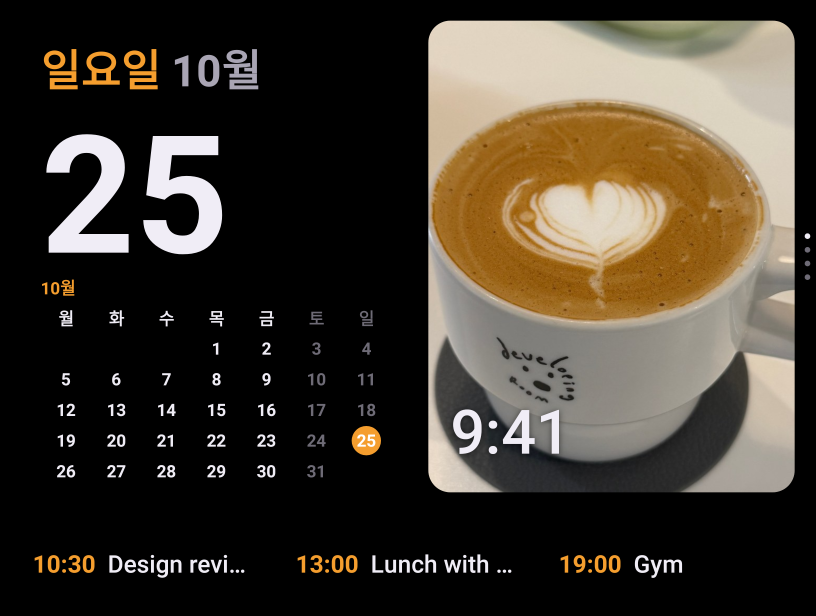
#> input picture screenshots/fold8_inner_land_photos.png, 2446 x 1847 px (shown at 1/3 size)
$ python make-social-preview.py
#> lines starting #> are read from the running program, lines starting #| are printed output that depends on the picture; after the words box and inside, x2 and y2 are one past the last pixel; in counts of white or black regions, pixels touching at a corner belong together
#!/usr/bin/env python3
"""GitHub 소셜 미리보기 이미지(1280×640)를 만든다. 화면 그림은 screenshots/에서 가져온다.
    python3 scripts/make-social-preview.py
만든 뒤 GitHub 저장소 Settings › Social preview에 직접 올린다(API로는 못 바꾼다).
"""
from pathlib import Path
from PIL import Image, ImageDraw, ImageFont

ROOT = Path(__file__).resolve().parent.parent
KO = "/System/Library/Fonts/AppleSDGothicNeo.ttc"
NUNITO = ROOT / "app/src/main/res/font/nunito.ttf"

W, H = 1280, 640
bg = Image.new("RGB", (W, H), (10, 10, 12))
d = ImageDraw.Draw(bg)


def ko(size, idx):
    return ImageFont.truetype(KO, size, index=idx)


def shot(path, h=None, w=None, r=20):
#> called with w = 600, r = 22
    im = Image.open(path).convert("RGB")
    if w:
        h = round(im.height * w / im.width)
#> h = 453
    else:
        w = round(im.width * h / im.height)
    im = im.resize((w, h), Image.LANCZOS)
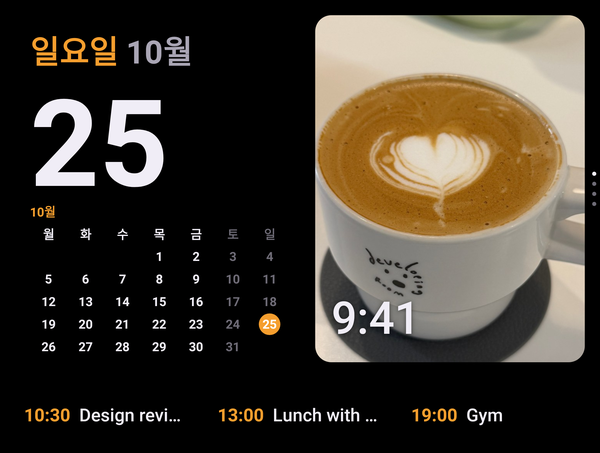
#> im: PIL image 600x453 RGB; mean R, G, B 65.3, 57.7, 46.9
    m = Image.new("L", (w, h), 0)
#> m: PIL image 600x453 L; every value is 0
    ImageDraw.Draw(m).rounded_rectangle((0, 0, w - 1, h - 1), r, fill=255)
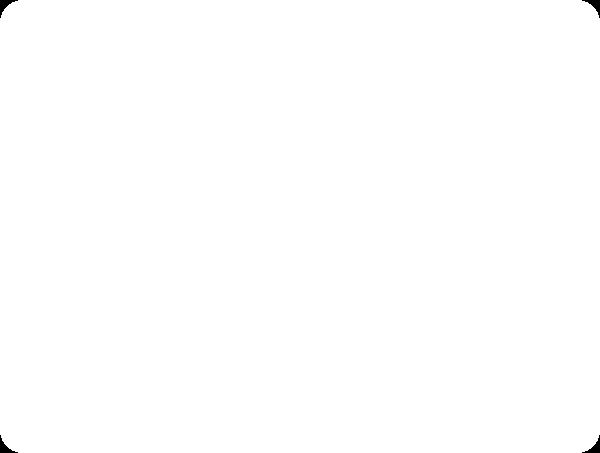
#> m: PIL image 600x453 L; 99.8% white; 4 black regions, box (x1, y1, x2, y2) and area: (0, 0, 18, 18) 111, (582, 0, 600, 18) 111, (0, 435, 18, 453) 111, (582, 435, 600, 453) 111
    return im, m


def framed(img, mask, x, y, r):
    d.rounded_rectangle((x - 6, y - 6, x + img.width + 5, y + img.height + 5), r + 6, fill=(10, 10, 12))
    d.rounded_rectangle((x - 3, y - 3, x + img.width + 2, y + img.height + 2), r + 3, fill=(52, 52, 58))
    bg.paste(img, (x, y), mask)


big, bm = shot(ROOT / "screenshots/fold8_inner_land_photos.png", w=600, r=22)
bx, by = W - big.width - 44, (H - big.height) // 2 - 30
#> bx = 636; by = 63
framed(big, bm, bx, by, 22)
#> in framed, `bg.paste(img, (x, y), mask)`:
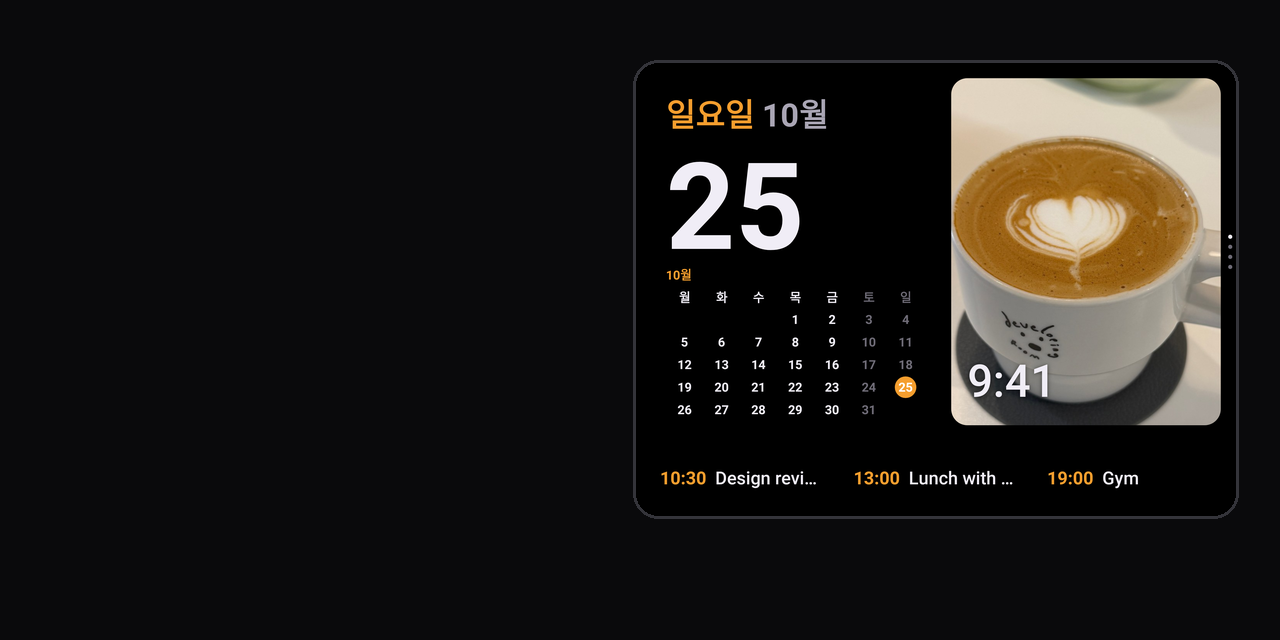
#> bg: PIL image 1280x640 RGB; mean R, G, B 28.7, 26.1, 23.9
tall, tm = shot(ROOT / "screenshots/flip8_tabletop_clock.png", h=330, r=18)
#> call 2 of shot, with h = 330, r = 18
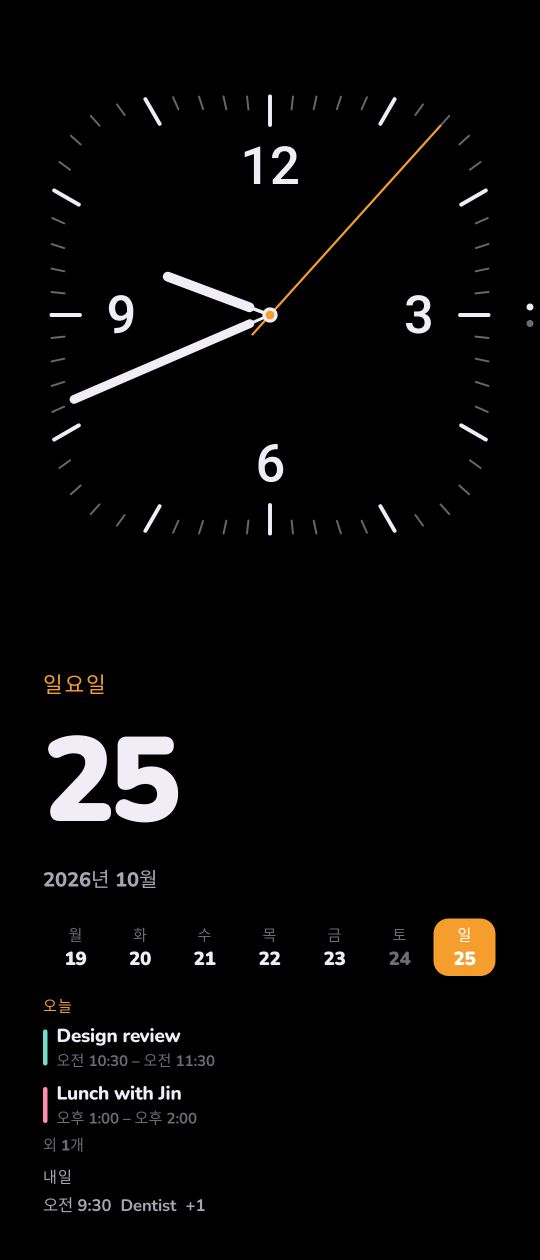
#> input picture screenshots/flip8_tabletop_clock.png, 1080 x 2520 px (shown at 1/2 size)
#> in shot (call 2), `im = im.resize((w, h), Image.LANCZOS)`:
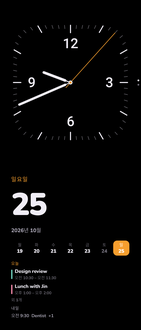
#> im: PIL image 141x330 RGB; mean R, G, B 8.3, 7.7, 7.2
#> in shot (call 2), `m = Image.new("L", (w, h), 0)`: m: PIL image 141x330 L; every value is 0
#> in shot (call 2), `ImageDraw.Draw(m).rounded_rectangle((0, 0, w - 1, h - 1), r, fill=255)`:
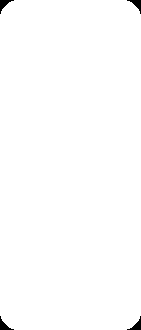
#> m: PIL image 141x330 L; 99.4% white; 4 black regions, box (x1, y1, x2, y2) and area: (0, 0, 14, 14) 74, (127, 0, 141, 14) 74, (0, 316, 14, 330) 74, (127, 316, 141, 330) 74
framed(tall, tm, bx - tall.width // 2 - 10, H - tall.height - 28, 18)

title = ImageFont.truetype(str(NUNITO), 84)
#> (the run stopped early here; a loop or call above may not have finished)
